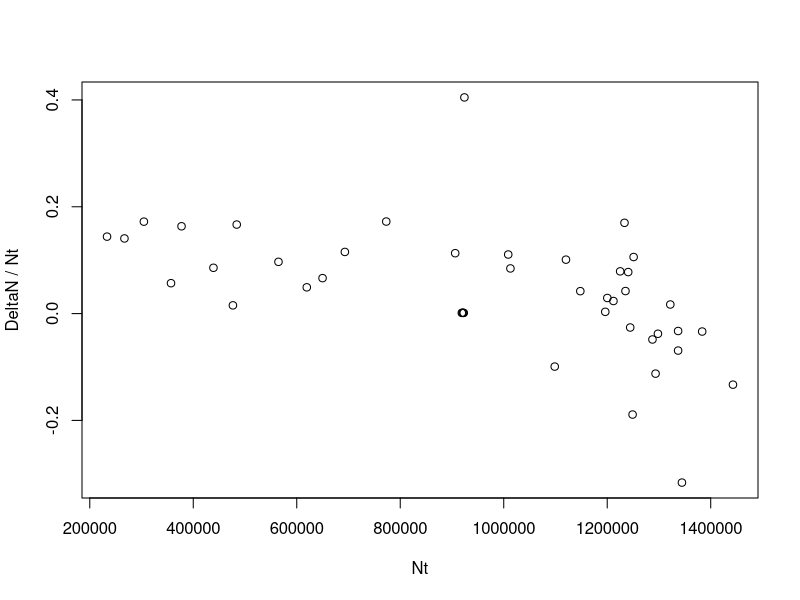
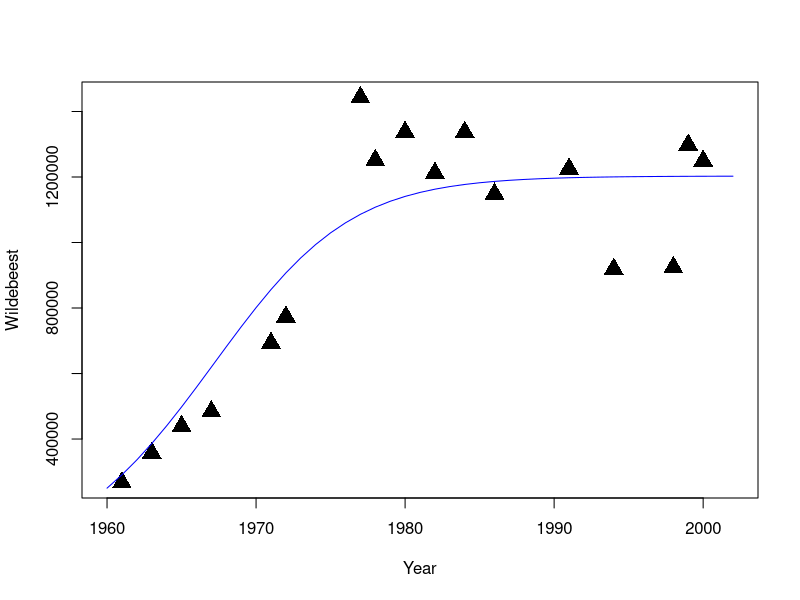

Generate these figures, in order, with R:
wild <- read.csv("Serengeti_wildebeest_interp.csv")
M <- nrow(wild)
wild$DeltaN <- wild$Wild_interp[2:(M+1)] - wild$Wild_interp
wild$Y <- wild$DeltaN / wild$Wild_interp
wild <- wild[1:nrow(wild)-1,]

plot(wild$Wild_interp,wild$Y,xlab="Nt",ylab="DeltaN / Nt")
reg <- lm(Y ~ Wild_interp, data=wild)
coefs <- coef(reg)
r <- coefs[1]
K <- -r/coefs[2]

# Plot modeled wildebeest numbers against data
plot(wild$Year,wild$Wildebeest,pch=17,cex=2,xlab="Year",ylab="Wildebeest")
Tmax <- nrow(wild)
Nsim <- numeric(Tmax)
Nsim[1] <- 250000
for (t in 2:Tmax){
  Nsim[t] <- Nsim[t-1] + r * Nsim[t-1] * (1 - Nsim[t-1] / K)
}
time <- seq(1960,2002)
lines(time,Nsim,col="blue")
